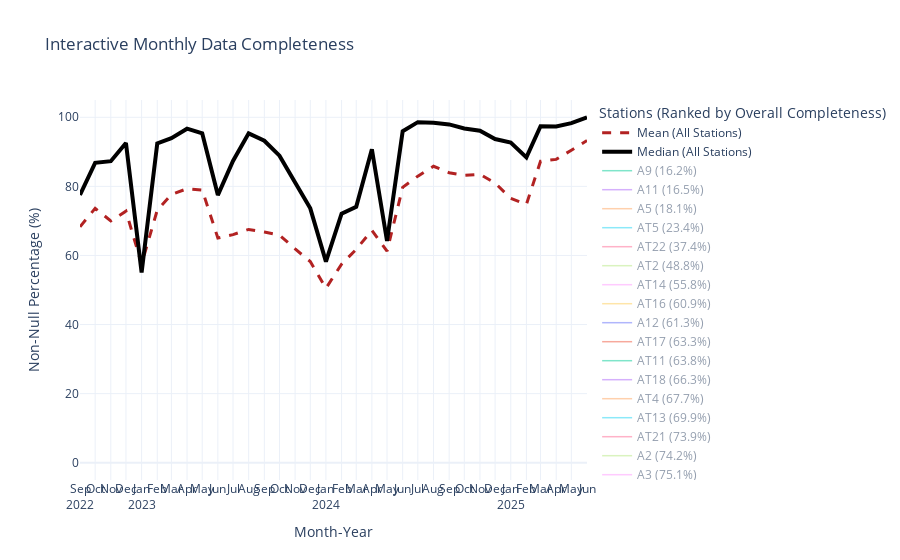

This figure's notebook cell:
### Code cell
# Remove invalid stations
# Plot overall data completeness of stations per month

# Can remove
missing_params = {
    'Ozone': [4],
    'Particulate matter 2.5': [1,3,4,5],
    'Pressure':[3,4],
    'Wind direction': [i for i in range(6,28)], # No airthings for wind
    'Wind speed': [i for i in range(6,28)]
}

def plot_completeness(cleaned_data):
    df_processed = cleaned_data.copy()
    unique_stations = all_stations_df[['name', 'id']]

    # Collect overall completeness of each station
    station_overall_completeness = {}
    for _, station_row in unique_stations.iterrows():
        station_name = station_row['name']
        station_id = station_row['id']
        # Determine the parameters this station collects
        params_collected = [p for p in total_params 
                            if p not in missing_params or station_id not in missing_params.get(p, [])]
        # Filter the df for only the current station's data
        station_data = df_processed[df_processed['name'] == station_name]
        total_expected = len(station_data) * len(params_collected)
        # Calculate the total number of non-null measurements
        total_actual = station_data[params_collected].notnull().sum().sum()
        completeness_pct = (total_actual / total_expected) * 100
        station_overall_completeness[station_name] = completeness_pct
    # Convert to a Series and sort it to get the ranked order
    ranked_stations = pd.Series(station_overall_completeness).sort_values()

    # Calculate the monthly percentages of non-null values
    station_expected_counts = {}
    total_param_count = len(total_params)
    for _, station_row in unique_stations.iterrows():
        num_missing = sum(1 for param, missing_ids in missing_params.items() 
                          if param in total_params and station_row['id'] in missing_ids)
        station_expected_counts[station_row['name']] = total_param_count - num_missing
    df_processed['expected_param_count'] = df_processed['name'].map(station_expected_counts)
    df_processed['expected_param_count'] = df_processed['expected_param_count'].fillna(total_param_count)
    non_null_actuals = df_processed[total_params].notnull().sum(axis=1)
    df_processed['non_null_percentage'] = 100 * (non_null_actuals / df_processed['expected_param_count']).replace([np.inf, -np.inf], 0)
    df_processed['month_year'] = df_processed['time'].dt.to_period('M')
    monthly_station_completeness = df_processed.groupby(['month_year', 'name'], observed=True)['non_null_percentage'].mean().reset_index()
    pivot_df = monthly_station_completeness.pivot(index='month_year', columns='name', values='non_null_percentage')
    pivot_df.index = pivot_df.index.astype(str)
    monthly_median = pivot_df.median(axis=1)
    monthly_mean = pivot_df.mean(axis=1)

    # Plot figure
    fig = go.Figure()
    # Add mean and median lines
    fig.add_trace(go.Scatter(
        x=monthly_mean.index, y=monthly_mean.values, name='Mean (All Stations)',
        mode='lines', line=dict(color='firebrick', width=3, dash='dash'), hoverinfo='x+y'
    ))
    fig.add_trace(go.Scatter(
        x=monthly_median.index, y=monthly_median.values, name='Median (All Stations)',
        mode='lines', line=dict(color='black', width=4), hoverinfo='x+y'
    ))
    # Add individual station lines IN RANKED ORDER
    for station_name, overall_pct in ranked_stations.items():
        if station_name in pivot_df.columns:
            fig.add_trace(go.Scatter(
                x=pivot_df.index, y=pivot_df[station_name],
                name=f"{station_name} ({overall_pct:.1f}%)", # New ranked & labeled name
                mode='lines', line=dict(width=1.5),
                visible='legendonly', # Hidden by default
                hoverinfo='x+y+name'
            ))
    # Customize layout
    fig.update_layout(
        title_text='Interactive Monthly Data Completeness',
        xaxis_title='Month-Year',
        yaxis_title='Non-Null Percentage (%)',
        yaxis_range=[-5, 105],
        legend_title_text='Stations (Ranked by Overall Completeness)',
        hovermode='x unified',
        template='plotly_white',
        xaxis=dict(
            dtick="M1",  
            tickformat="%b\n%Y",  
            tickangle=0  
        )
    )
    fig.show()

plot_completeness(cleaned_data)

# Remove identified stations from cleaned_data
invalid_stations = [36,38,32,9,27,7,19]
mask = ~cleaned_data['id'].isin(invalid_stations)
processed_data = cleaned_data[mask].copy()

# Save to csv
#processed_data.to_csv(r'C:\Users\Austin\Documents\DATABANK\Masters\Thesis\Code\final_method\processed_data.csv')
